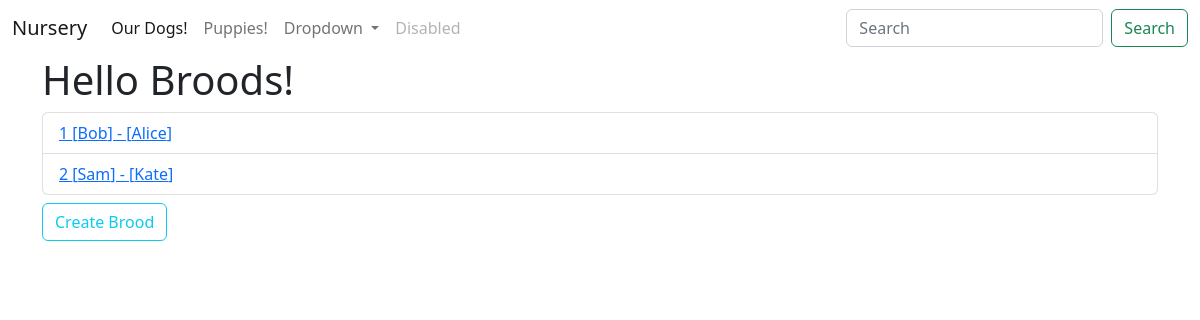
Page /puppies/ on the earlier database version.
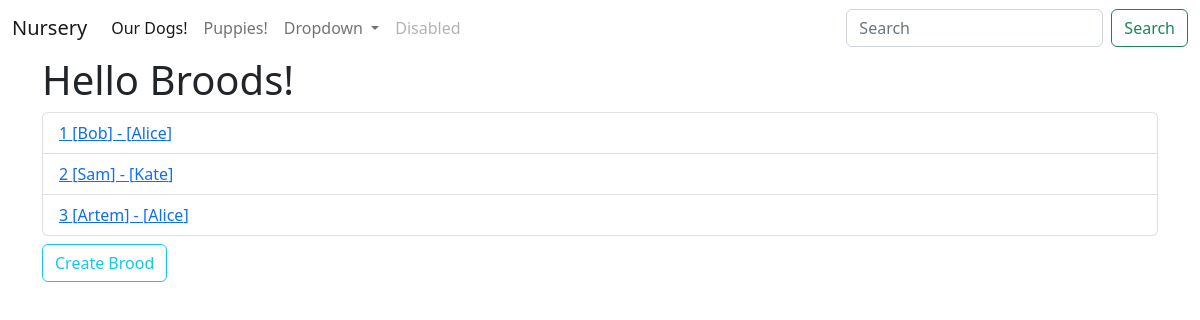
Same page on the later database version.
### puppy/models.py (models this page shows, shortened)
class PuppyBrood(models.Model):
    date = models.DateTimeField()
    sire = models.ForeignKey(
        Parent,
        on_delete=models.CASCADE,
        limit_choices_to={"gender": 1},
        related_name="sire",
    )
    bitch = models.ForeignKey(
        Parent,
        on_delete=models.CASCADE,
        limit_choices_to={"gender": 2},
        related_name="bitch",
    )

### parents/models.py (models this page shows)
class Parent(models.Model):
    name = models.CharField(max_length=64)
    birth = models.DateTimeField()
    height = models.FloatField()
    weight = models.FloatField()
    description = models.TextField(blank=True, null=False)
    breed = models.ForeignKey(
        ParentBreed, on_delete=models.PROTECT, related_name="parent", null=True
    )
    gender = models.ForeignKey(
        ParentGender, on_delete=models.PROTECT, related_name="parent", null=True
    )
    color = models.ForeignKey(
        ParentColor, on_delete=models.PROTECT, related_name="parent", null=True
    )
    def __str__(self):
        return self.name

### puppy/views.py (the view)
# urls.py: path("", BroodListView.as_view(), name="index"),
class BroodListView(ListView):
    template_name = "puppy/index.html"
    context_object_name = "broods"
    model = PuppyBrood

### puppy/templates/puppy/index.html (shortened to what this page needs)
{% extends 'root.html' %}
{% block body %}
  <h1>Hello Broods!</h1>
  <ul class="list-group">
    {% for brood in broods %}
    <li class="list-group-item">
      <a href="{% url 'puppies:details' brood.pk %}">
        {{brood.pk}} [{{brood.sire}}] - [{{brood.bitch}}]
      </a>
    </li>
    {% endfor %}
  </ul>
  <div class="my-2">
    <a class="btn btn-outline-info" href="{% url 'puppies:create-brood' %}">
    Create Brood
    </a>
  </div>
{% endblock %}

Differences in the rows shown:
added PuppyBrood: pk "3", sire "Artem", bitch "Alice"
